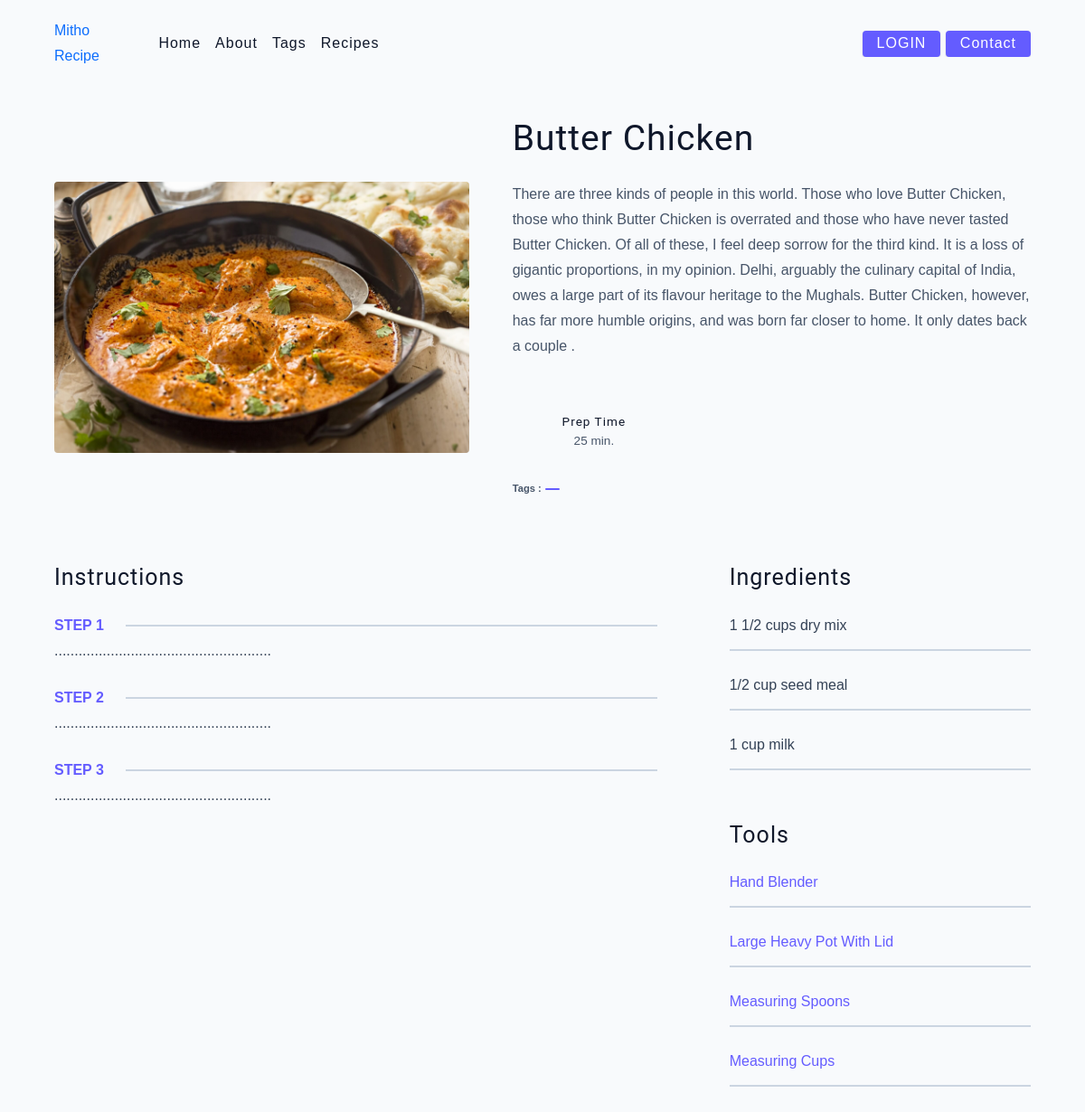
/recipe/1, run on the app's committed database.
### back/models/product.py (models this page shows, shortened)
class Product(models.Model):
    name = models.CharField(max_length=50)
    time = models.IntegerField(default=0)
    category = models.ManyToManyField(Category)
    description = models.CharField(max_length=500, default='' , null=True , blank=True)
    image = models.ImageField(upload_to='uploads/products/')

### back/views.py (the view)
# urls.py: path('recipe/<str:id>', views.recipe),
def recipe(request,id):
    category = Category.objects.all()
    prod = Product.objects.filter(id=id).first()
    print(prod)
    context = {
        'cat': category,
        'prod': prod,
    }
    return render(request, 'recipe.html', context)

### back/templates/recipe.html (shortened to what this page needs)
{%extends 'header.html'%}
{% block content %}
  <body>
    <main class="page">
      <div class="recipe-page">
        <section class="recipe-hero">
          <img
            src="{{ prod.image.url }}"
            class="img recipe-hero-img"
          />
          <article class="recipe-info">
            <h2>{{prod.name}}</h2>
            <p>
              {{prod.description}}
            </p>
            <div class="recipe-icons">
              <article>
                <i class="fas fa-clock"></i>
                <h5>prep time</h5>
                <p>{{prod.time}} min.</p>
              </article>
            </div>
            <p class="recipe-tags">
              Tags : <a href="template">{{product}}</a>
            </p>
          </article>
        </section>
        <section class="recipe-content">
          <article>
            <h4>instructions</h4>
            <div class="single-instruction">
              <header>
                <p>step 1</p>
                <div></div>
              </header>
              <p>
               ......................................................
              </p>
            </div>
            <div class="single-instruction">
              <header>
                <p>step 2</p>
                <div></div>
              </header>
              <p>
               ......................................................
              </p>
            </div>
            <div class="single-instruction">
              <header>
                <p>step 3</p>
                <div></div>
              </header>
              <p>
                ......................................................
              </p>
            </div>
          </article>
          <article class="second-column">
            <div>
              <h4>ingredients</h4>
              <p class="single-ingredient">1 1/2 cups dry  mix</p>
              <p class="single-ingredient">1/2 cup  seed meal</p>
              <p class="single-ingredient">1 cup  milk</p>
            </div>
            <div>
              <h4>tools</h4>
              <p class="single-tool">Hand Blender</p>
              <p class="single-tool">Large Heavy Pot With Lid</p>
              <p class="single-tool">Measuring Spoons</p>
              <p class="single-tool">Measuring Cups</p>
            </div>
          </article>
        </section>
      </div>
    </main>
  </body>
{% endblock %}

### back/static/main.css (style rules this page uses)
html { font-size: 100%; }
:root { --primary-100: #e2e0ff; --primary-200: #c1beff; --primary-300: #a29dff; --primary-400: #837dff; --primary-500: #645cff; --primary-600: #504acc; --primary-700: #3c3799; --primary-800: #282566; --primary-900: #141233; --grey-50: #f8fafc; --grey-100: #f1f5f9; --grey-200: #e2e8f0; --grey-300: #cbd5e1; --grey-400: #94a3b8; --grey-500: #64748b; --grey-600: #475569; --grey-700: #334155; --grey-800: #1e293b; --grey-900: #0f172a; --black: #222; --white: #fff; --red-light: #f8d7da; --red-dark: #842029; --green-light: #d1e7dd; --green-dark: #0f5132; --headingFont: 'Roboto', sans-serif; --bodyFont: 'Nunito', sans-serif; --smallText: 0.7em; --backgroundColor: var(--grey-50); --textColor: var(--grey-900); --borderRadius: 0.25rem; --letterSpacing: 1px; --transition: 0.3s ease-in-out all; --max-width: 1120px; --fixed-width: 600px; --shadow-1: 0 1px 3px 0 rgba(0, 0, 0, 0.1), 0 1px 2px 0 rgba(0, 0, 0, 0.06); --shadow-2: 0 4px 6px -1px rgba(0, 0, 0, 0.1), 0 2px 4px -1px rgba(0, 0, 0, 0.06); --shadow-3: 0 10px 15px -3px rgba(0, 0, 0, 0.1), 0 4px 6px -2px rgba(0, 0, 0, 0.05); --shadow-4: 0 20px 25px -5px rgba(0, 0, 0, 0.1), 0 10px 10px -5px rgba(0, 0, 0, 0.04); }
body { background: var(--backgroundColor); font-family: var(--bodyFont); font-weight: 400; line-height: 1.75; color: var(--textColor); }
p { margin-top: 0; margin-bottom: 1.5rem; max-width: 40em; }
h1, h2, h3, h4, h5 { margin: 0; margin-bottom: 1.38rem; font-family: var(--headingFont); font-weight: 400; line-height: 1.3; text-transform: capitalize; letter-spacing: var(--letterSpacing); }
h2 { font-size: 2.441rem; }
h4 { font-size: 1.563rem; }
h5 { font-size: 1.25rem; }
a { text-decoration: none; }
.img { width: 100%; display: block; object-fit: cover; }
::placeholder { font-family: inherit; color: var(--grey-400); }
.page { width: 90vw; max-width: var(--max-width); margin: 0 auto; }
.page { padding-top: 2rem; min-height: calc(100vh - (6rem + 4rem)); }
.recipe-hero { display: grid; gap: 3rem; }
.recipe-hero-img { height: 300px; border-radius: var(--borderRadius); }
.recipe-info p { color: var(--grey-600); }
.recipe-icons { display: grid; grid-template-columns: repeat(3, 1fr); gap: 1rem; margin: 2rem 0; text-align: center; }
.recipe-icons i { font-size: 1.5rem; color: var(--primary-500); }
.recipe-icons h5, .recipe-icons p { margin-bottom: 0; font-size: 0.85em; }
.recipe-icons p { color: var(--grey-600); }
.recipe-tags { display: flex; align-items: center; flex-wrap: wrap; font-size: 0.7em; font-weight: 600; }
.recipe-tags a { background: var(--primary-500); border-radius: var(--borderRadius); color: var(--white); padding: 0.05rem 0.5rem; margin: 0 0.25rem; text-transform: capitalize; }
@media screen and (min-width: 992px) { .recipe-hero { grid-template-columns: 4fr 5fr; align-items: center; } }
.recipe-content { padding: 3rem 0; display: grid; gap: 2rem 5rem; }
@media screen and (min-width: 992px) { .recipe-content { grid-template-columns: 2fr 1fr; } }
.single-instruction header { display: grid; grid-template-columns: auto 1fr; gap: 1.5rem; align-items: center; }
.single-instruction header p { text-transform: uppercase; font-weight: 600; color: var(--primary-500); margin-bottom: 0; }
.single-instruction > p { color: var(--grey-700); }
.single-instruction header div { height: 2px; background: var(--grey-300); }
.second-column { display: grid; row-gap: 2rem; }
.single-ingredient { border-bottom: 2px solid var(--grey-300); padding-bottom: 0.75rem; color: var(--grey-700); }
.single-tool { border-bottom: 2px solid var(--grey-300); padding-bottom: 0.75rem; color: var(--primary-500); text-transform: capitalize; }

### data on the page
Product: image (picture), name "Butter Chicken", description "There are three kinds of people in this world. Those who love Butter Chicken, those who think Butter Chicken is overrated and those who have never tasted Butter Chicken. Of all of these, I feel deep sorrow for the third kind. It is a loss of gigantic proportions, in my opinion. Delhi, arguably the culinary capital of India, owes a large part of its flavour heritage to the Mughals. Butter Chicken, however, has far more humble origins, and was born far closer to home. It only dates back a couple .", time "25"
